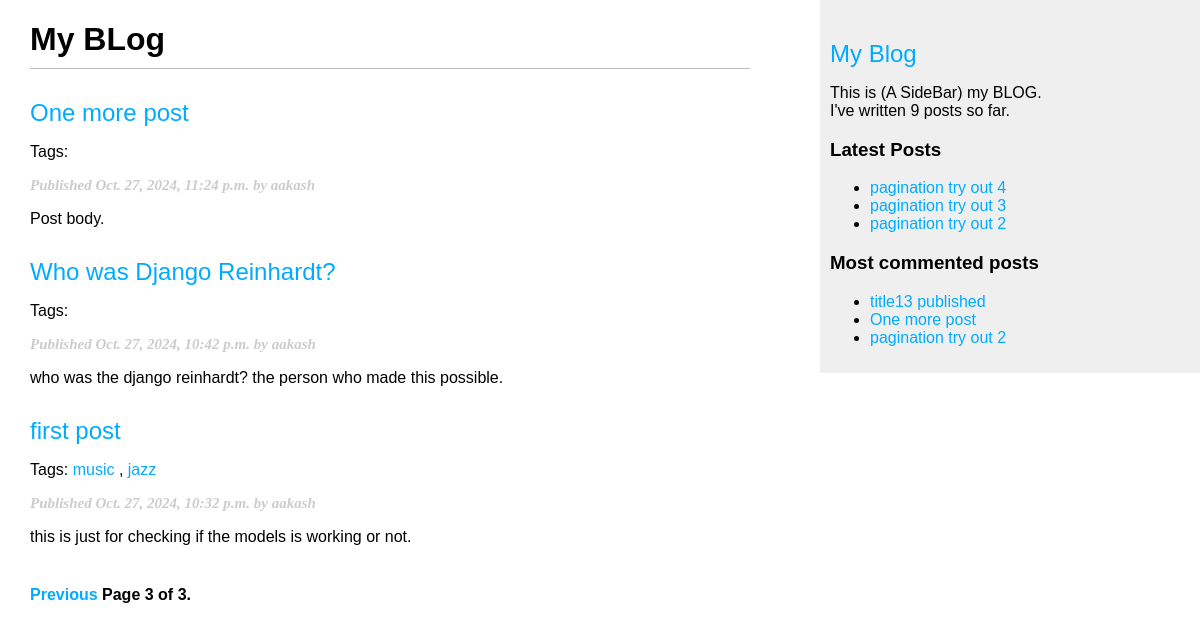
The app's page /blog/?page=3, older data.
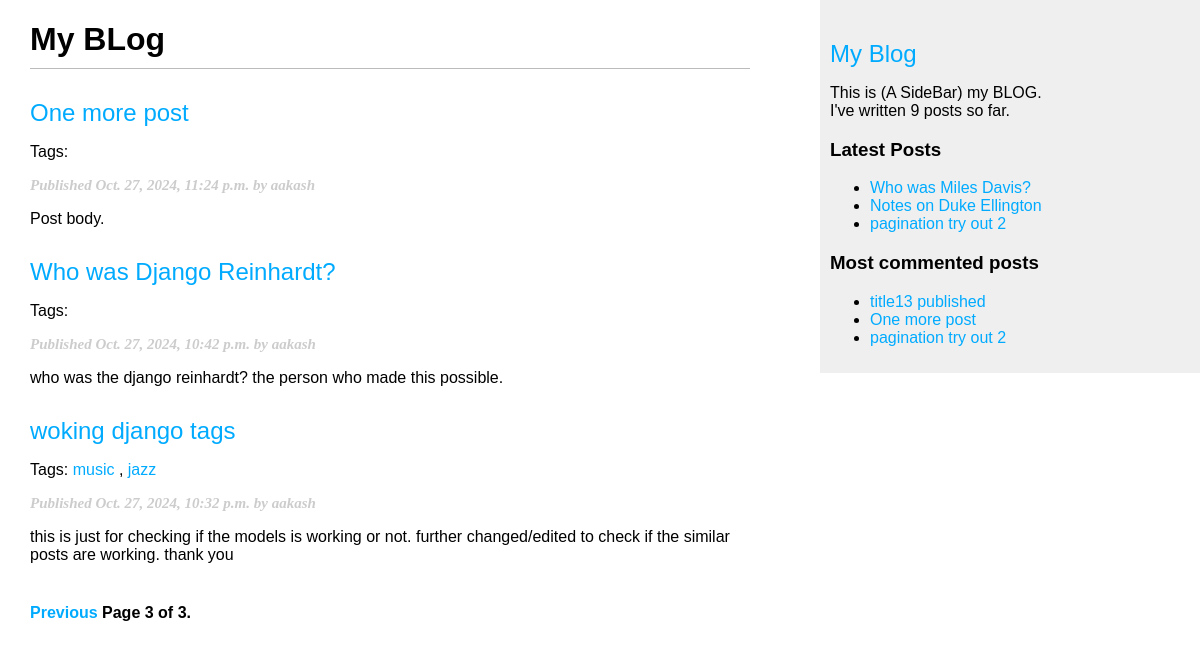
The same page, newer data.
### blog/models.py (models this page shows, shortened)
class Post(models.Model):
    class Status(models.TextChoices):
        DRAFT = 'DF', 'Draft'
        PUBLISHED = 'Pb', 'Published'
    title = models.CharField(max_length=250)
    slug = models.SlugField(
        max_length=250,
        unique_for_date='publish'
    )
    author = models.ForeignKey(settings.AUTH_USER_MODEL, on_delete=models.CASCADE, related_name='blog_posts')
    body = models.TextField()
    publish = models.DateTimeField(default=timezone.now)
    created_on = models.DateTimeField(auto_now_add=True)
    updated_on = models.DateTimeField(auto_now=True)
    status = models.CharField(
        max_length=2,
        choices=Status,
        default=Status.DRAFT
    )
    objects = models.Manager()  # The default manager.
    published = PublishedManager()  # Our custom manager
    class Meta:
        ordering = ['-publish']
        indexes = [
            models.Index(fields=['-publish']),
        ]
    tags = TaggableManager()
    def get_absolute_url(self):
        return reverse('blog:post_detail', args=[
            self.publish.year,
            self.publish.month,
            self.publish.day,
            self.slug
        ]
                       )

### blog/views.py (the view)
# urls.py: path('', views.post_list, name='post_list'),
def post_list(request, tag_slug=None):
    published_list = Post.published.all()
    tag = None
    if tag_slug:
        tag = get_object_or_404(Tag, slug=tag_slug)
        published_list = published_list.filter(tags__in=[tag])
    paginator = Paginator(published_list, 3)
    page_number = request.GET.get('page', 1)
    try:
        posts = paginator.page(page_number)
    except (EmptyPage, PageNotAnInteger) as e:
        if isinstance(e, PageNotAnInteger):
            posts = paginator.page(1)
        else:
            posts = paginator.page(paginator.num_pages)
    return render(
        request,
        'blog/post/list.html',
        {
            'posts': posts,
            'tag': tag,
        }
    )

### blog/models.py (called while the page is built)
    def get_queryset(self):
        return (
            super().get_queryset().filter(status=Post.Status.PUBLISHED)
        )

### blog/templatetags/blog_tags.py (called while the page is built)
@register.simple_tag
def total_posts():
    return Post.published.count()

@register.inclusion_tag('blog/post/latest_posts.html')
def show_latest_posts(count=5):
    latest_posts = Post.published.order_by('-publish')[:count]
    return {'latest_posts': latest_posts}

@register.simple_tag
def get_most_commented_posts(count=5):
    return Post.published.annotate(
        total_comments=Count('comments')
    ).order_by('-total_comments')[:count]

@register.filter(name='markdown')
def markdown_format(text):
    return mark_safe(markdown.markdown(text))

### blog/templates/blog/post/list.html (shortened to what this page needs)
{% extends "blog/base.html" %}
{% load blog_tags %}
{% block content %}
    <h1>My BLog</h1>
    {% for post in posts %}
        <h2>
            <a href="{{ post.get_absolute_url }}">
                {{ post.title }}
            </a>
        </h2>
        <p class="tags">
            Tags:
            {% for tag in post.tags.all %}
                <a href="{% url 'blog:post_list_by_tag' tag.slug %}">{{ tag.name }}</a>
                {% if not forloop.last %}, {% endif %}
            {% endfor %}
        </p>
        <p class="date">
            Published {{ post.publish }} by {{ post.author }}
        </p>
        {{ post.body|markdown|truncatewords_html:30|linebreaks }}
    {% endfor %}
    {% include "pagination.html" with page=posts %}
{% endblock %}

### blog/templates/blog/base.html (shortened to what this page needs)
{% load blog_tags %}
{% load static %}
<!DOCTYPE html>
<html lang="eng">
<head>
    <link href="{% static "css/blog.css" %}" rel="stylesheet">
</head>
<body>
    <div id="content">
        {% block content %}
        {% endblock %}
    </div>
    <div id="sidebar">
        <a href="{% url 'blog:post_list' %}"><h2>My Blog </h2></a>
        <p>
            This is (A SideBar) my BLOG. <br>
            I've written {% total_posts %} posts so far.
        </p>
        <h3>Latest Posts</h3>
        {% show_latest_posts 3 %}
        <h3>Most commented posts</h3>
        {% get_most_commented_posts 3 as most_commented_posts %}
        <ul>
            {% for post in most_commented_posts %}
                <li>
                    <a href="{{ post.get_absolute_url }}">{{ post.title }}</a>
                </li>
            {% endfor %}
        </ul>
    </div>
</body>
</html>

### blog/templates/pagination.html (shortened to what this page needs)
<div class="pagination">
    <span class="step-links">
        {% if page.has_previous %}
            <a href ="?page={{ page.previous_page_number }}">Previous</a>
        {% endif %}
        <span class="current">
            Page {{ page.number }} of {{ page.paginator.num_pages }}.
        </span>
    </span>
</div>

### blog/templates/blog/post/latest_posts.html
<ul>
    {% for post in latest_posts %}
        <li>
            <a href="{{ post.get_absolute_url }}"> {{ post.title }}</a>
        </li>
    {% endfor %}
</ul>

### blog/static/css/blog.css (style rules this page uses)
body { margin:0; padding:0; font-family:helvetica, sans-serif; }
a { color:#00abff; text-decoration:none; }
h1 { font-weight:bolder; border-bottom:1px solid #bbb; padding:0 0 10px 0; }
h2 { font-weight:normal; margin:30px 0 0; }
#content { float:left; width:60%; padding:0 0 0 30px; }
#sidebar { float:right; width:30%; padding:10px; background:#efefef; height:100%; }
p.date { color:#ccc; font-family: georgia, serif; font-size: 15px; font-weight: bolder; font-style: italic; }
.pagination { margin:40px 0; font-weight:bold; }

Row changes from the older to the newer data that the page shows:
changed Post: title "first post" → "woking django tags"; body "this is just for checking if the models is working or not." → "this is just for checking if the models is working or not. further changed/edited to check if the similar posts are working. thank you"
changed Post: title "pagination try out 4" → "Who was Miles Davis?"
changed Post: title "pagination try out 3" → "Notes on Duke Ellington"
